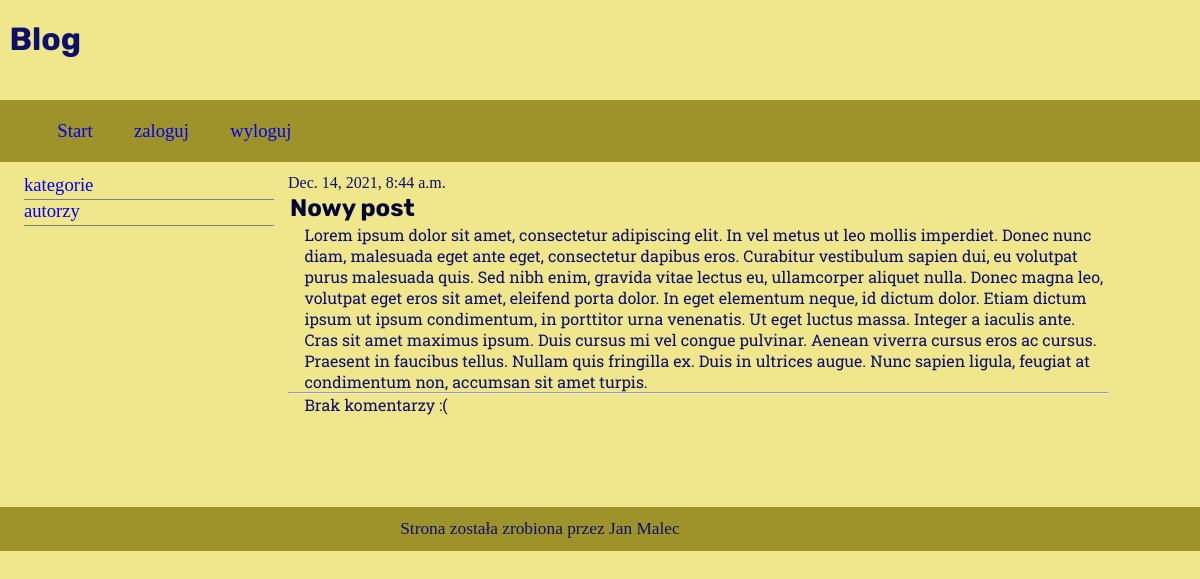
The app's page /post/2/ with its own data.
### blog/models.py (models this page shows, shortened)
class Post(models.Model):
    author = models.ForeignKey('auth.User', on_delete=models.CASCADE)
    title = models.CharField(max_length=200)
    text = models.TextField()
    created_date = models.DateTimeField(
            default=timezone.now)
    published_date = models.DateTimeField(
            blank=True, null=True)

### blog/views.py (the view)
# urls.py: path('post/<int:pk>/', views.post_detail, name='post_detail'),
def post_detail(request, pk):
    post = get_object_or_404(Post, pk=pk)
    Post.objects.get(pk=pk)
    return render(request, 'blog/post_detail.html', {'post':post})

### blog/templates/blog/post_detail.html (shortened to what this page needs)
{% extends 'blog/base.html' %}
{% block content %}
    {% if post.published_date %}
<div class="date">
    {{ post.published_date }}
</div>
{% endif %}
<h2>{{ post.title }}</h2>
<p>{{ post.text|linebreaksbr }}</p>
<hr>
{% for comment in post.comments.all %}
    <div class="comment">
        <div class="date">{{ comment.created_date }}</div>
        <strong>{{ comment.author }}</strong>
        <p>{{ comment.text|linebreaks }}</p>
    </div>
{% empty %}
    <p>Brak komentarzy :(</p>
{% endfor %}
{% endblock %}

### blog/static/css/main.css (style rules this page uses)
* { margin: 0px; padding: 0px; }
body { background-color: rgb(240,230,140); color: #0C106C; }
main section h2 { margin: 2px; font-family: 'Rubik', sans-serif; color: #020434; }
main section p { padding-left: 2%; font-family: 'Roboto Slab', serif; }

### records on screen
Post: published_date "Dec. 14, 2021, 8:44 a.m.", title "Nowy post", text "Lorem ipsum dolor sit amet, consectetur adipiscing elit. In vel metus ut leo mollis imperdiet. Donec nunc diam, malesuada eget ante eget, consectetur dapibus eros. Curabitur vestibulum sapien dui, eu volutpat purus malesuada quis. Sed nibh enim, gravida vitae lectus eu, ullamcorper aliquet nulla. Donec magna leo, volutpat eget eros sit amet, eleifend porta dolor. In eget elementum neque, id dictum dolor. Etiam dictum ipsum ut ipsum condimentum, in porttitor urna venenatis. Ut eget luctus massa. Integer a iaculis ante. Cras sit amet maximus ipsum. Duis cursus mi vel congue pulvinar. Aenean viverra cursus eros ac cursus. Praesent in faucibus tellus. Nullam quis fringilla ex. Duis in ultrices…"
